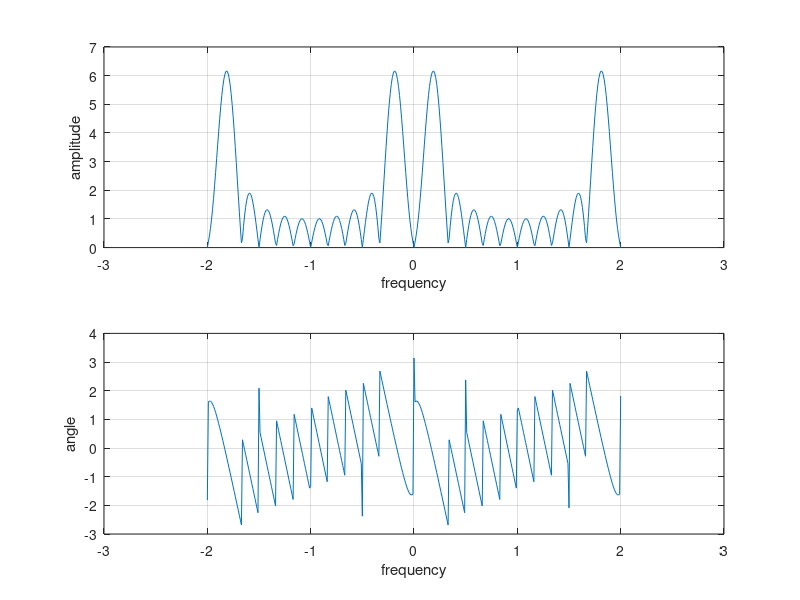

Write the MATLAB code that produced this figure.
n = 0: 11;
k = -200: 200;
w = (pi/100)* k;
x = cos(n* pi/6);
xdtft = x* exp(-j* (pi/100).* n'* k);
magx = abs(xdtft);
angx = angle(xdtft);

subplot(211)
plot(w/pi, magx)
grid
xlabel('frequency');
ylabel('amplitude');

subplot(212)
plot(w/pi, angx)
grid
xlabel('frequency');
ylabel('angle');


